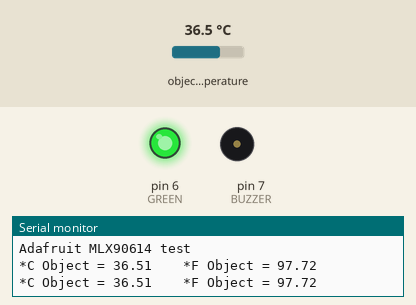
This sketch was run on a simulated Arduino Uno, built with avr-gcc and run on an emulated ATmega328P. On the bench: output pins drawn as LEDs (lit = HIGH), buzzer (waves = sounding, pin HIGH), the last lines printed to the serial monitor. The test bench sets the inputs (shaded band); at power-on: object temperature 36.5 °C.

Above: at 1.2 s.
1.3 s: object temperature set to 38.6 °C
3.2 s: object temperature set to 39.2 °C
At 5.2 s:
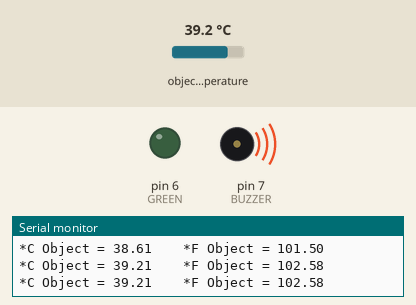
5.5 s: object temperature set to 20 °C
At 7.0 s:
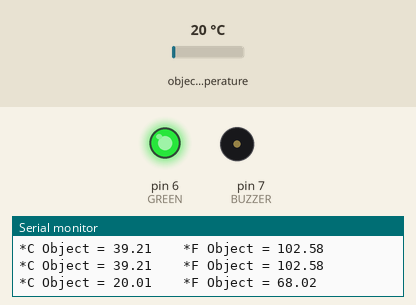
7.5 s: object temperature set to 39 °C
At 8.8 s:
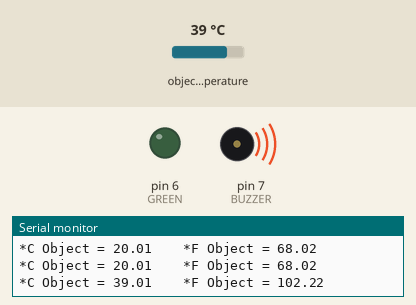
Timing chart, 0 to 10.5 s (numbered marks = the images above; inputs shaded):
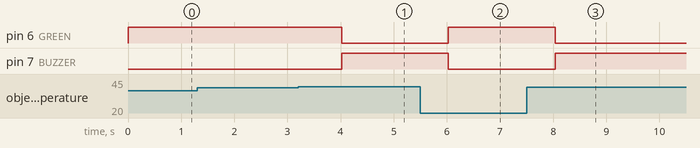

The sketch:

FINAL_TEMP_SENSOR.ino
```cpp
#define BUZZER 7
#define GREEN 6
#include <Wire.h>
#include <Adafruit_MLX90614.h>

Adafruit_MLX90614 mlx = Adafruit_MLX90614();

void setup() {
  Serial.begin(9600);

  pinMode(BUZZER,OUTPUT);

  pinMode(GREEN,OUTPUT);

  Serial.println("Adafruit MLX90614 test");

  mlx.begin();

}

void loop() {
  float temp_c=mlx.readObjectTempC();
  float temp_f=mlx.readObjectTempF();

  if(temp_c>39){
    digitalWrite(BUZZER,HIGH);
    digitalWrite(GREEN,LOW);
  }
  else{
    digitalWrite(BUZZER,LOW);
    digitalWrite(GREEN,HIGH);
  }

  Serial.print("*C Object = ");
  Serial.print(mlx.readObjectTempC());
  Serial.print("    *F Object = ");
  Serial.print(mlx.readObjectTempF());

  Serial.println();
  delay(1000);
}
```

Measured:
- the behaviour switches between 38.9 and 39 °C on object temperature (found by bisection; images 0 and 1)
- after the input at 3.2 s, pin 6 (GREEN): HIGH → LOW after 0.82 s; pin 7 (BUZZER): LOW → HIGH after 0.82 s
- after the input at 5.5 s, pin 6 (GREEN): LOW → HIGH after 0.53 s; pin 7 (BUZZER): HIGH → LOW after 0.53 s
- after the input at 7.5 s, pin 6 (GREEN): HIGH → LOW after 0.53 s; pin 7 (BUZZER): LOW → HIGH after 0.53 s
